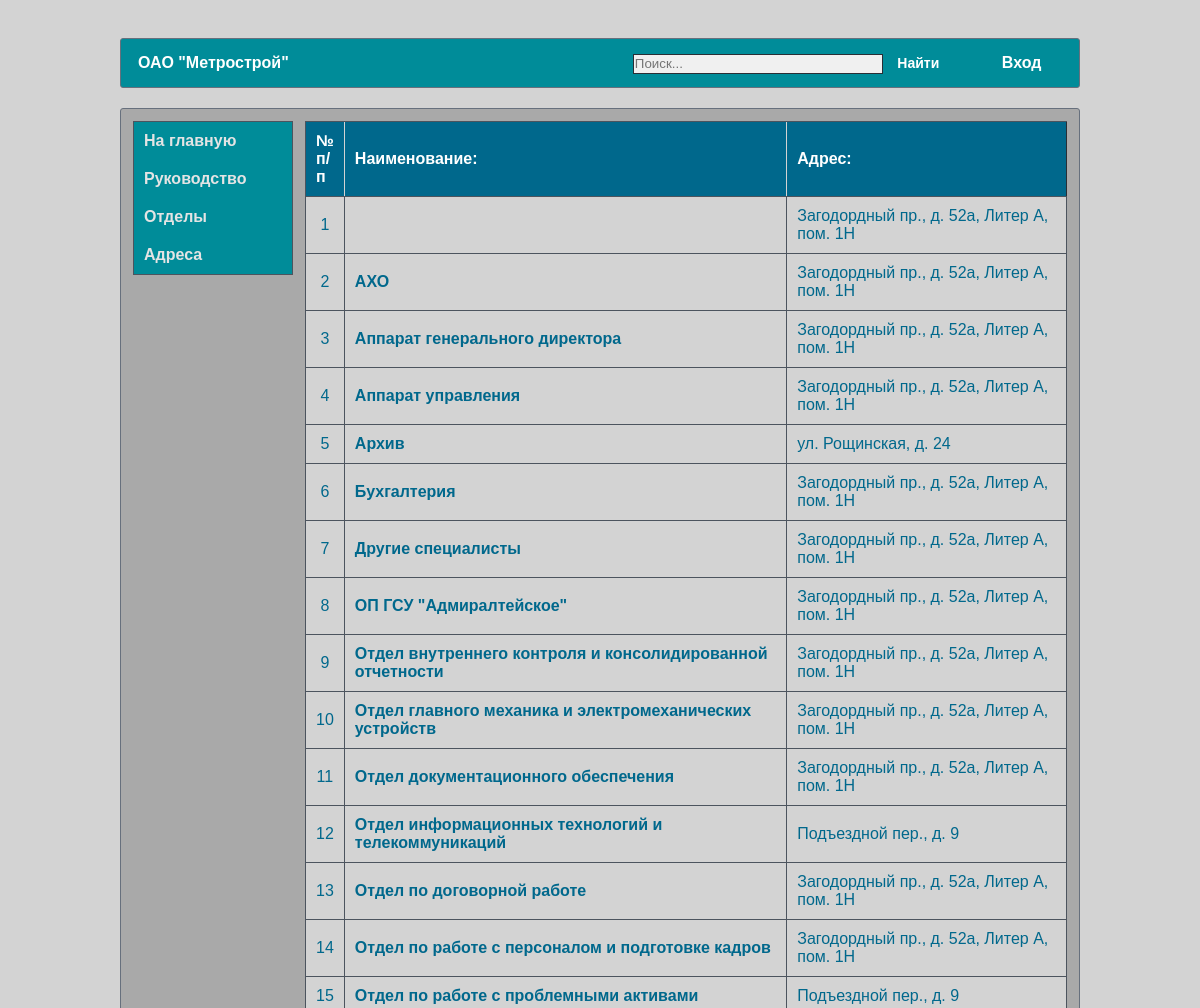
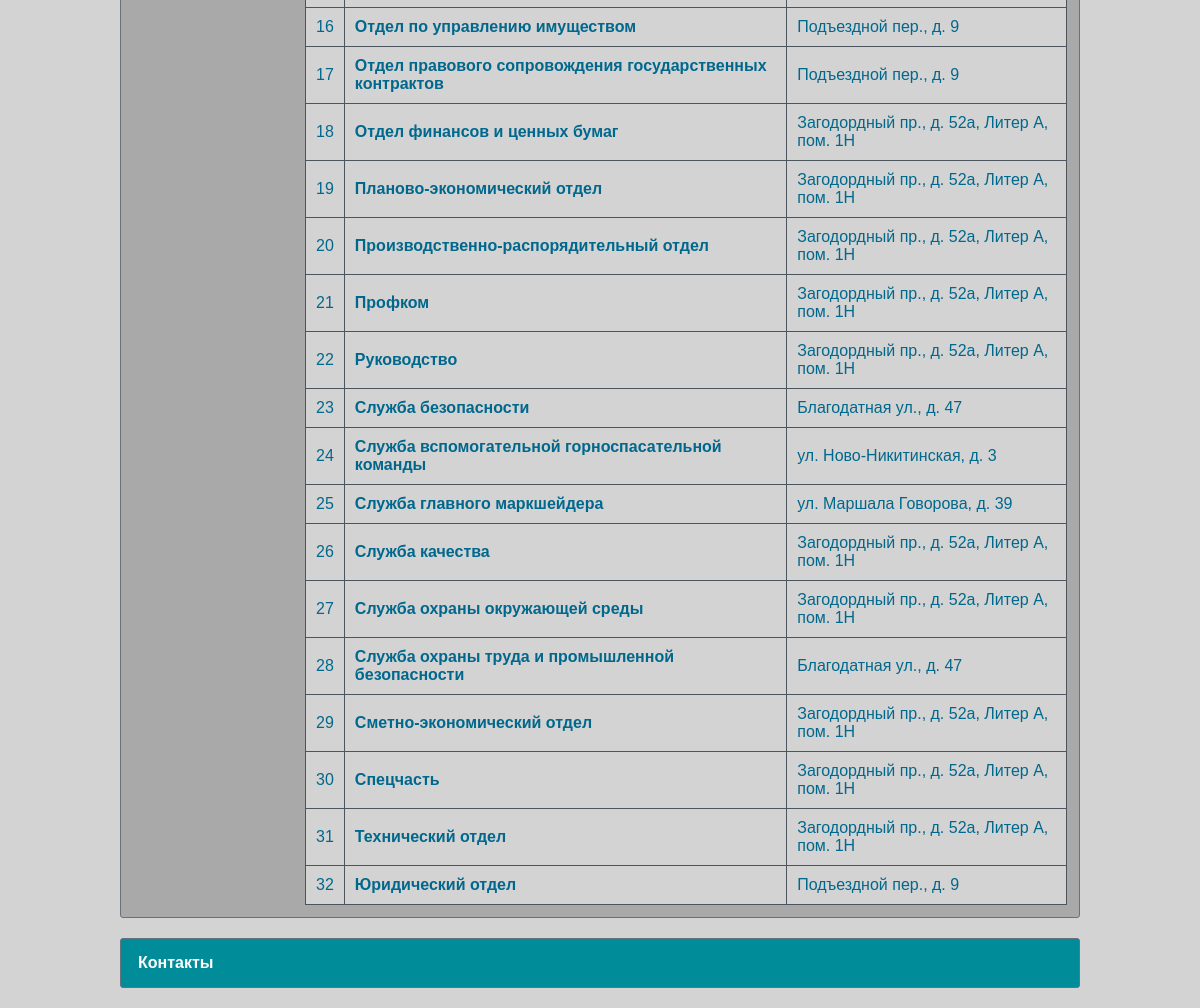
Screenshot of /departments/ with the database file from the repository (2 pictures, top to bottom).
### catalog/models.py (models this page shows, shortened)
class Department(models.Model):
    name = models.TextField(max_length=150, verbose_name="Наименование отдела/подзразделения")
    short_name = models.CharField(max_length=50, verbose_name="Сокращенное название", null=True, blank=True)
    adress = models.ForeignKey('AdressDepartment', on_delete=models.SET_NULL, verbose_name="Местонахождение", null=True, blank=True)
    priority = models.IntegerField(verbose_name="Приоритет", null=False, blank=False, default=1)
    class Meta:
        ordering = ["priority"]
    def get_absolute_url(self):
        return reverse('department-detail', args=[str(self.id)])

class AdressDepartment(models.Model):
    street = models.CharField(max_length=30, verbose_name="Улица")
    building = models.CharField(max_length=10, verbose_name="Дом/Строение")
    letter = models.CharField(max_length=20, verbose_name="Корпус/Литера", null=True, blank=True)
    room = models.CharField(max_length=20, verbose_name="Помещение", null=True, blank=True)
    class Meta:
        ordering = ["street"]
    def __str__(self):
        full_adress = self.street + ", " + self.building
        if self.letter:
            full_adress += ", " + self.letter
        if self.room:
            full_adress += ", " + self.room
        return full_adress

### catalog/views.py (the view)
# urls.py: path('departments/', DepartmentsView.as_view(), name='department'),
class DepartmentsView(View):
    def get(self, request):
        departments = Department.objects.all().order_by('name')
        context = {"departments": departments}
        return render(request, 'catalog/departments.html', context)

### templates/catalog/departments.html
{% extends "catalog/base.html" %}
{% load static %}
{% block content %}
        <table class="bordered">
            <thead>
            <tr>
                <th style="border-left: 1px solid #4c545e">№ п/п</th>
                <th>Наименование:</th>
                <th>Адрес:</th>
            </tr>
            </thead>
            <tbody>
            {% for department in departments %}
                <tr>
                    <td align="center" width="5%">{{ forloop.counter }}</td>
                    <td style="text-align: left">
                        <b><a href="{{ department.get_absolute_url }}">{{ department.name }}</a></b>
                    </td>
                    <td>{{ department.adress|default_if_none:"Не указан" }}</td>
                </tr>
            {% endfor %}
            </tbody>
        </table>
{% endblock %}

### catalog/static/catalog/style.css (style rules this page uses)
* { margin: 0; padding: 0; }
a { color: #00688c; text-decoration: none; }
html,body { width: 100%; height: 100%; }
body { background: #d3d3d3; font-family: Arial; font-size: 14px; color: white; line-height: 18px; }
table.bordered { border-collapse: collapse; border: 1px solid #292e35; width: 100%; background-color: #d3d3d3; border-radius: 3px; border-spacing: 0; }
table.bordered th { padding: 10px; vertical-align: center; border-bottom: 1px solid #4c545e; border-top: 1px solid #4c545e; border-left: 1px solid lightgrey; }
table.bordered td { padding: 10px; vertical-align: center; border: 1px solid #4c545e; color: #00688c; }
table.bordered th { background-color: #00688c; text-align: left; font-weight: bold; color: white; }

### rows the page displays
Department: adress "Загодордный пр., д. 52а, Литер А, пом. 1Н"
Department: name "АХО", adress "Загодордный пр., д. 52а, Литер А, пом. 1Н"
Department: name "Аппарат генерального директора", adress "Загодордный пр., д. 52а, Литер А, пом. 1Н"
Department: name "Аппарат управления", adress "Загодордный пр., д. 52а, Литер А, пом. 1Н"
Department: name "Архив", adress "ул. Рощинская, д. 24"
Department: name "Бухгалтерия", adress "Загодордный пр., д. 52а, Литер А, пом. 1Н"
Department: name "Другие специалисты", adress "Загодордный пр., д. 52а, Литер А, пом. 1Н"
Department: name "ОП ГСУ \"Адмиралтейское\"", adress "Загодордный пр., д. 52а, Литер А, пом. 1Н"
Department: name "Отдел внутреннего контроля и консолидированной отчетности", adress "Загодордный пр., д. 52а, Литер А, пом. 1Н"
Department: name "Отдел главного механика и электромеханических устройств", adress "Загодордный пр., д. 52а, Литер А, пом. 1Н"
Department: name "Отдел документационного обеспечения", adress "Загодордный пр., д. 52а, Литер А, пом. 1Н"
Department: name "Отдел информационных технологий и телекоммуникаций", adress "Подъездной пер., д. 9"
Department: name "Отдел по договорной работе", adress "Загодордный пр., д. 52а, Литер А, пом. 1Н"
Department: name "Отдел по работе с персоналом и подготовке кадров", adress "Загодордный пр., д. 52а, Литер А, пом. 1Н"
Department: name "Отдел по работе с проблемными активами", adress "Подъездной пер., д. 9"
Department: name "Отдел по управлению имуществом", adress "Подъездной пер., д. 9"
Department: name "Отдел правового сопровождения государственных контрактов", adress "Подъездной пер., д. 9"
Department: name "Отдел финансов и ценных бумаг", adress "Загодордный пр., д. 52а, Литер А, пом. 1Н"
Department: name "Планово-экономический отдел", adress "Загодордный пр., д. 52а, Литер А, пом. 1Н"
Department: name "Производственно-распорядительный отдел", adress "Загодордный пр., д. 52а, Литер А, пом. 1Н"
Department: name "Профком", adress "Загодордный пр., д. 52а, Литер А, пом. 1Н"
Department: name "Руководство", adress "Загодордный пр., д. 52а, Литер А, пом. 1Н"
Department: name "Служба безопасности", adress "Благодатная ул., д. 47"
Department: name "Служба вспомогательной горноспасательной команды", adress "ул. Ново-Никитинская, д. 3"
Department: name "Служба главного маркшейдера", adress "ул. Маршала Говорова, д. 39"
Department: name "Служба качества", adress "Загодордный пр., д. 52а, Литер А, пом. 1Н"
Department: name "Служба охраны окружающей среды", adress "Загодордный пр., д. 52а, Литер А, пом. 1Н"
Department: name "Служба охраны труда и промышленной безопасности", adress "Благодатная ул., д. 47"
Department: name "Сметно-экономический отдел", adress "Загодордный пр., д. 52а, Литер А, пом. 1Н"
Department: name "Спецчасть", adress "Загодордный пр., д. 52а, Литер А, пом. 1Н"
Department: name "Технический отдел", adress "Загодордный пр., д. 52а, Литер А, пом. 1Н"
Department: name "Юридический отдел", adress "Подъездной пер., д. 9"
